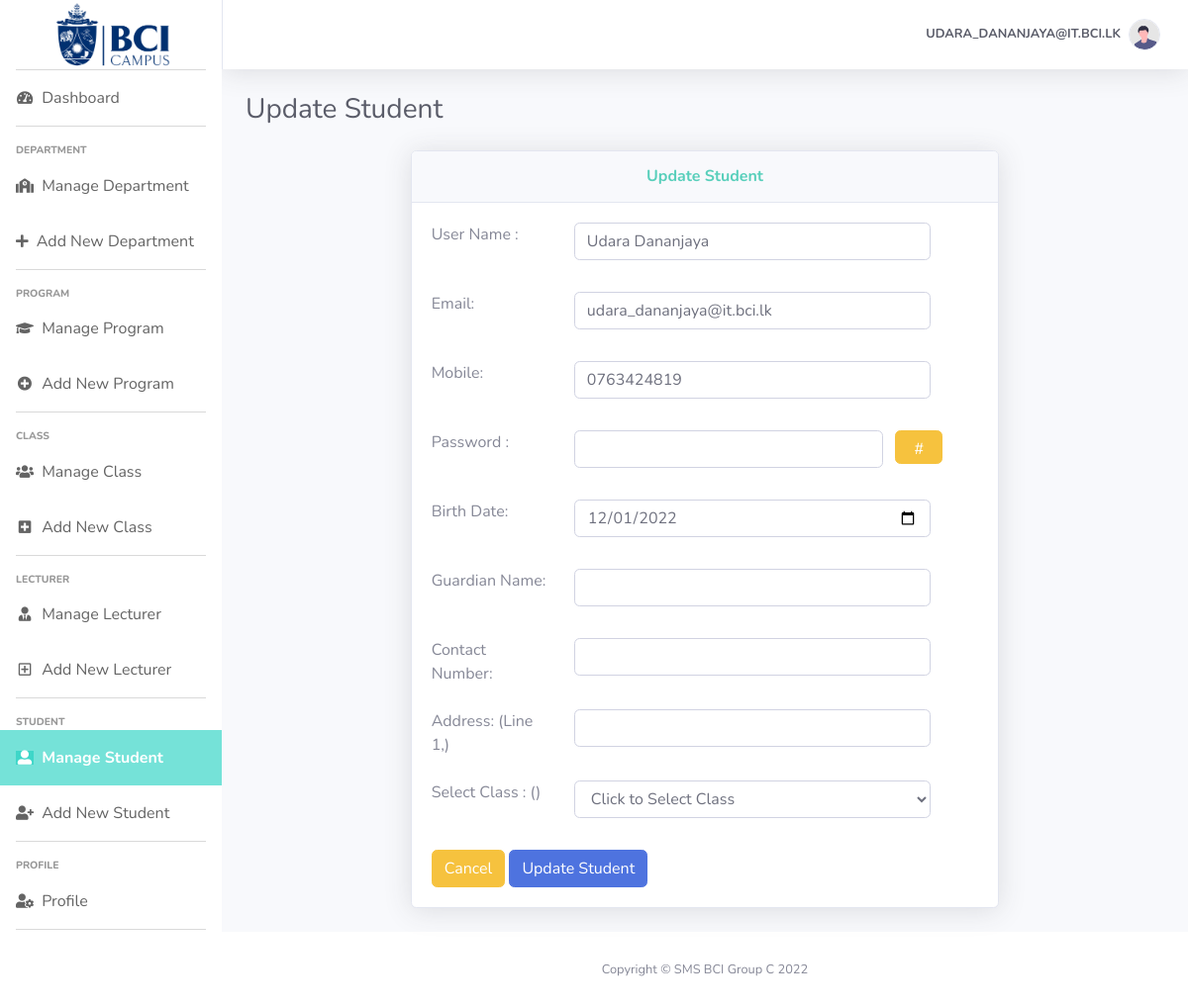
Page /Admin/Update_Student.php?EditId=1 (signed in) on the committed database.
### tables this page shows
CREATE TABLE `user` (
  `user_id` int(11) NOT NULL,
  `user_name` varchar(50) NOT NULL,
  `email` varchar(50) NOT NULL,
  `password` varchar(64) NOT NULL,
  `user_type` varchar(10) NOT NULL,
  `mobile` varchar(15) NOT NULL,
  `image` varchar(20) NOT NULL,
  `date` timestamp NOT NULL DEFAULT current_timestamp()
);

### Admin/Update_Student.php (the view, shortened to what this page needs)
<?php
require_once "../config/database.php";
require_once "layout/header.php";
require_once "layout/footer.php";
$sql = "SELECT * FROM `class`;";
$result = $conn->query($sql);
if ($result->num_rows > 0) {
    $Select_Class = '';
    while ($row = $result->fetch_assoc()) {
        $value = "<option value='" . $row["class_id"] . "'>" . $row["class_name"] . "</option>";
        $Select_Class =  $Select_Class . $value;
    }
} else {
    $Select_Class = "<option></option>";
}
if (isset($_GET['EditId'])) {
    $sql = "SELECT * FROM `user` LEFT JOIN `student` ON `user`.`user_id`=`student`.`user_id` LEFT JOIN `class` ON `student`.`class_id`=`class`.`class_id` WHERE `user`.`user_id` = {$_GET['EditId']};";
    $result = $conn->query($sql);
    $row = $result->fetch_assoc();
    $date = date("Y-m-d", strtotime($row['date']));
}
echo <<<EOT
<h1 class="h3 mb-4 text-gray-800">Update Student</h1>
<div class="col-md-8 mx-auto">
    <div class="card shadow mb-4">
        <div class="card-header py-3">
            <h6 class="m-0 font-weight-bold text-center" Style="color:#58cfbb;">Update Student</h6>
        </div>
        <div class="card-body">
            <form method="post">
                <div class="form-group row">
                    <label class="col-md-3 col-from-label">User Name : </label>
                    <div class="col-md-8">
                        <div class="form-group">
                            <input type="text" name="uname" class="form-control" value="{$row['user_name']}" required>
                        </div>
                    </div>
                </div>
                <div class="form-group row">
                    <label class="col-md-3 col-from-label">Email: </label>
                    <div class="col-md-8">
                        <div class="form-group">
                            <input type="text" name="email" class="form-control" value="{$row['email']}" required>
                        </div>
                    </div>
                </div>
                <div class="form-group row">
                    <label class="col-md-3 col-from-label">Mobile: </label>
                    <div class="col-md-8">
                        <div class="form-group">
                            <input type="Text" name="mobile" class="form-control" value="{$row['mobile']}" required>
                        </div>
                    </div>
                </div>
                <div class="form-group row">
                    <label class="col-md-3 col-from-label">Password : </label>
                    <div class="col-md-7">
                        <div class="form-group">
                            <input type="Text" id="pass" name="pass" class="form-control">
                        </div>
                    </div>
                    <a onclick='passgen();' class="col-md-1 btn btn-warning" style="width: 46px;height: 34px;">#</a>
                </div>
                <div class="form-group row">
                    <label class="col-md-3 col-from-label">Birth Date: </label>
                    <div class="col-md-8">
                        <div class="form-group">
                            <input type="date" name="birth_date" class="form-control" value="$date" required>
                        </div>
                    </div>
                </div>
                <div class="form-group row">
                    <label class="col-md-3 col-from-label">Guardian Name: </label>
                    <div class="col-md-8">
                        <div class="form-group">
                            <input type="Text" name="guardian_name" class="form-control" value="{$row['guardian_name']}" required>
                        </div>
                    </div>
                </div>
                <div class="form-group row">
                    <label class="col-md-3 col-from-label">Contact Number: </label>
                    <div class="col-md-8">
                        <div class="form-group">
                            <input type="Text" name="contact_number" class="form-control" value="{$row['contact_number']}" required>
                        </div>
                    </div>
                </div>
                <div class="form-group row">
                    <label class="col-md-3 col-from-label">Address: (Line 1,) </label>
                    <div class="col-md-8">
                        <div class="form-group">
                            <input type="Text" name="address" class="form-control" value="{$row['address']}" required>
                        </div>
                    </div>
                </div>
                <div class="form-group row">
                    <label class="col-md-3 col-from-label">Select Class : ({$row['class_name']})</label>
                    <div class="col-md-8">
                        <div class="form-group">
                            <select class="form-control" name="class" id="usergroup" required>
                                <option disabled selected>Click to Select Class</option>
                                $Select_Class
                            </select>
                        </div>
                    </div>
                </div>
                <a class="btn btn-warning" href="Manage_Student"> Cancel </a>
                <input class="btn btn-primary" name="submit" type="submit" value="Update Student">
            </form>
        </div>
    </div>
</div>
EOT;
?>

### rows in the picture
user: uname "Udara Dananjaya", email "udara_dananjaya@it.bci.lk", mobile "0763424819", birth_date "12/01/2022"

### other values in the picture
$username "UDARA_DANANJAYA@IT.BCI.LK"
